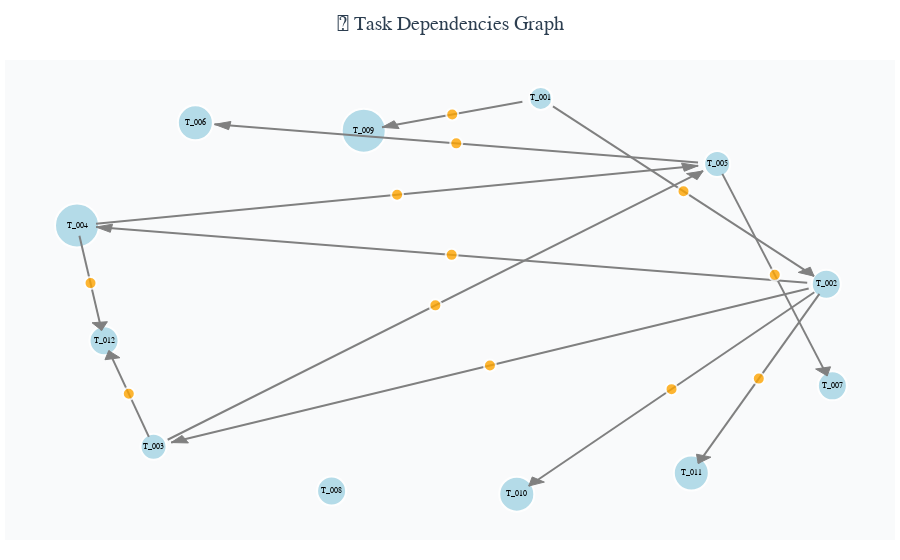

Here is the notebook cell this chart was saved with:
### Code cell
results, graph = await process_stories_interactive([
    "As a user, I want to search for products",
    "As an admin, I want to manage inventory"
])

### Figure 1 — Plotly figure (JSON) as saved in the notebook; plotly's stock layout.template omitted (floating-point values rounded to 4 significant figures)
{"data": [{"hoverinfo": "text", "hovertext": ["<b>Task:</b> Create search input field<br><b>Story Points:</b> 1<br><b>User Stories:</b> As a user, I want to search for products<br><b>Skills:</b> algorithm_design, backend_development, data_structures", "<b>Task:</b> Implement search query parsing<br><b>Story Points:</b> 3<br><b>User Stories:</b> As a user, I want to search for products<br><b>Skills:</b> algorithm_design, backend_development, data_structures", "<b>Task:</b> Design search results display<br><b>Story Points:</b> 2<br><b>User Stories:</b> As a user, I want to search for products<br><b>Skills:</b> algorithm_design, backend_development, data_structures", "<b>Task:</b> Build product indexing system<br><b>Story Points:</b> 8<br><b>User Stories:</b> As a user, I want to search for products<br><b>Skills:</b> frontend_development, javascript, ui_design", "<b>Task:</b> Test search functionality<br><b>Story Points:</b> 2<br><b>User Stories:</b> As a user, I want to search for products<br><b>Skills:</b> testing, unit_testing, automation_testing", "<b>Task:</b> Add filtering and sorting options<br><b>Story Points:</b> 5<br><b>User Stories:</b> As a user, I want to search for products<br><b>Skills:</b> Add filtering and sorting options", "<b>Task:</b> Implement search result pagination<br><b>Story Points:</b> 3<br><b>User Stories:</b> As a user, I want to search for products<br><b>Skills:</b> algorithm_design, backend_development, data_structures", "<b>Task:</b> Design inventory management interface<br><b>Story Points:</b> 3<br><b>User Stories:</b> As an admin, I want to manage inventory<br><b>Skills:</b> frontend_development, javascript, ui_design", "<b>Task:</b> Implement inventory CRUD operations<br><b>Story Points:</b> 8<br><b>User Stories:</b> As an admin, I want to manage inventory<br><b>Skills:</b> general_development", "<b>Task:</b> Create stock level tracking system<br><b>Story Points:</b> 5<br><b>User Stories:</b> As an admin, I want to manage inventory<br><b>Skills:</b> general_development", "<b>Task:</b> Build inventory history logging<br><b>Story Points:</b> 5<br><b>User Stories:</b> As an admin, I want to manage inventory<br><b>Skills:</b> frontend_development, javascript, ui_design", "<b>Task:</b> Set up low stock alert notifications<br><b>Story Points:</b> 3<br><b>User Stories:</b> As an admin, I want to manage inventory<br><b>Skills:</b> Set up low stock alert notifications"], "marker": {"color": "lightblue", "line": {"color": "white", "width": 2}, "opacity": 0.9, "size": [23, 29, 26, 44, 26, 35, 29, 29, 44, 35, 35, 29]}, "mode": "markers+text", "name": "Tasks", "text": ["T_001", "T_002", "T_003", "T_004", "T_005", "T_006", "T_007", "T_008", "T_009", "T_010", "T_011", "T_012"], "textfont": {"color": "black", "family": "Arial", "size": 8}, "textposition": "middle center", "type": "scatter", "x": [0.2454, 0.9843, -0.7561, -0.9542, 0.702, -0.6479, 1, -0.2955, -0.2124, 0.1836, 0.635, -0.8842], "y": [0.9985, 0.09961, -0.6875, 0.3833, 0.6815, 0.8801, -0.3923, -0.9011, 0.8423, -0.9163, -0.8143, -0.1738]}, {"hoverinfo": "skip", "line": {"color": "gray", "width": 2}, "mode": "lines", "showlegend": false, "type": "scatter", "x": [0.2772, 0.9525, null], "y": [0.9599, 0.1382, null]}, {"fill": "toself", "fillcolor": "gray", "hoverinfo": "skip", "line": {"color": "gray", "width": 1}, "mode": "lines", "showlegend": false, "type": "scatter", "x": [0.9525, 0.9426, 0.9117, 0.9525, null], "y": [0.1382, 0.1818, 0.1564, 0.1382, null]}, {"hoverinfo": "skip", "line": {"color": "gray", "width": 2}, "mode": "lines", "showlegend": false, "type": "scatter", "x": [0.9387, -0.7106, null], "y": [0.07901, -0.6669, null]}, {"fill": "toself", "fillcolor": "gray", "hoverinfo": "skip", "line": {"color": "gray", "width": 1}, "mode": "lines", "showlegend": false, "type": "scatter", "x": [-0.7106, -0.6659, -0.6824, -0.7106, null], "y": [-0.6669, -0.6686, -0.6322, -0.6669, null]}, {"hoverinfo": "skip", "line": {"color": "gray", "width": 2}, "mode": "lines", "showlegend": false, "type": "scatter", "x": [0.9348, -0.9047, null], "y": [0.1068, 0.3761, null]}, {"fill": "toself", "fillcolor": "gray", "hoverinfo": "skip", "line": {"color": "gray", "width": 1}, "mode": "lines", "showlegend": false, "type": "scatter", "x": [-0.9047, -0.868, -0.8622, -0.9047, null], "y": [0.3761, 0.3505, 0.3901, 0.3761, null]}, {"hoverinfo": "skip", "line": {"color": "gray", "width": 2}, "mode": "lines", "showlegend": false, "type": "scatter", "x": [-0.9049, 0.6528, null], "y": [0.3922, 0.6726, null]}, {"fill": "toself", "fillcolor": "gray", "hoverinfo": "skip", "line": {"color": "gray", "width": 1}, "mode": "lines", "showlegend": false, "type": "scatter", "x": [0.6528, 0.6099, 0.6169, 0.6528, null], "y": [0.6726, 0.6852, 0.6459, 0.6726, null]}, {"hoverinfo": "skip", "line": {"color": "gray", "width": 2}, "mode": "lines", "showlegend": false, "type": "scatter", "x": [-0.7197, 0.6655, null], "y": [-0.6532, 0.6473, null]}, {"fill": "toself", "fillcolor": "gray", "hoverinfo": "skip", "line": {"color": "gray", "width": 1}, "mode": "lines", "showlegend": false, "type": "scatter", "x": [0.6655, 0.6227, 0.65, 0.6655, null], "y": [0.6473, 0.6345, 0.6053, 0.6473, null]}, {"hoverinfo": "skip", "line": {"color": "gray", "width": 2}, "mode": "lines", "showlegend": false, "type": "scatter", "x": [0.6525, -0.5985, null], "y": [0.6888, 0.8728, null]}, {"fill": "toself", "fillcolor": "gray", "hoverinfo": "skip", "line": {"color": "gray", "width": 1}, "mode": "lines", "showlegend": false, "type": "scatter", "x": [-0.5985, -0.5618, -0.556, -0.5985, null], "y": [0.8728, 0.8472, 0.8868, 0.8728, null]}, {"hoverinfo": "skip", "line": {"color": "gray", "width": 2}, "mode": "lines", "showlegend": false, "type": "scatter", "x": [0.7153, 0.9866, null], "y": [0.6333, -0.3441, null]}, {"fill": "toself", "fillcolor": "gray", "hoverinfo": "skip", "line": {"color": "gray", "width": 1}, "mode": "lines", "showlegend": false, "type": "scatter", "x": [0.9866, 0.9952, 0.9567, 0.9866, null], "y": [-0.3441, -0.3002, -0.3109, -0.3441, null]}, {"hoverinfo": "skip", "line": {"color": "gray", "width": 2}, "mode": "lines", "showlegend": false, "type": "scatter", "x": [0.1981, -0.1651, null], "y": [0.9824, 0.8585, null]}, {"fill": "toself", "fillcolor": "gray", "hoverinfo": "skip", "line": {"color": "gray", "width": 1}, "mode": "lines", "showlegend": false, "type": "scatter", "x": [-0.1651, -0.1208, -0.1337, -0.1651, null], "y": [0.8585, 0.8525, 0.8903, 0.8585, null]}, {"hoverinfo": "skip", "line": {"color": "gray", "width": 2}, "mode": "lines", "showlegend": false, "type": "scatter", "x": [0.9533, 0.2145, null], "y": [0.06034, -0.877, null]}, {"fill": "toself", "fillcolor": "gray", "hoverinfo": "skip", "line": {"color": "gray", "width": 1}, "mode": "lines", "showlegend": false, "type": "scatter", "x": [0.2145, 0.255, 0.2236, 0.2145, null], "y": [-0.877, -0.858, -0.8332, -0.877, null]}, {"hoverinfo": "skip", "line": {"color": "gray", "width": 2}, "mode": "lines", "showlegend": false, "type": "scatter", "x": [0.9664, 0.6529, null], "y": [0.0529, -0.7676, null]}, {"fill": "toself", "fillcolor": "gray", "hoverinfo": "skip", "line": {"color": "gray", "width": 1}, "mode": "lines", "showlegend": false, "type": "scatter", "x": [0.6529, 0.6858, 0.6485, 0.6529, null], "y": [-0.7676, -0.7374, -0.7231, -0.7676, null]}, {"hoverinfo": "skip", "line": {"color": "gray", "width": 2}, "mode": "lines", "showlegend": false, "type": "scatter", "x": [-0.7682, -0.8721, null], "y": [-0.639, -0.2224, null]}, {"fill": "toself", "fillcolor": "gray", "hoverinfo": "skip", "line": {"color": "gray", "width": 1}, "mode": "lines", "showlegend": false, "type": "scatter", "x": [-0.8721, -0.8818, -0.843, -0.8721, null], "y": [-0.2224, -0.266, -0.2563, -0.2224, null]}, {"hoverinfo": "skip", "line": {"color": "gray", "width": 2}, "mode": "lines", "showlegend": false, "type": "scatter", "x": [-0.9479, -0.8904, null], "y": [0.3337, -0.1242, null]}, {"fill": "toself", "fillcolor": "gray", "hoverinfo": "skip", "line": {"color": "gray", "width": 1}, "mode": "lines", "showlegend": false, "type": "scatter", "x": [-0.8904, -0.8756, -0.9152, -0.8904, null], "y": [-0.1242, -0.08205, -0.08703, -0.1242, null]}, {"hoverinfo": "text", "hovertext": "<b>Dependency:</b> Create search input field → Implement search query parsing<br><b>rework Effort:</b> 2", "marker": {"color": "orange", "line": {"color": "white", "width": 2}, "opacity": 0.8, "size": 12}, "mode": "markers", "name": "Dependencies", "showlegend": false, "type": "scatter", "x": [0.6149], "y": [0.5491]}, {"hoverinfo": "text", "hovertext": "<b>Dependency:</b> Implement search query parsing → Design search results display<br><b>rework Effort:</b> 2", "marker": {"color": "orange", "line": {"color": "white", "width": 2}, "opacity": 0.8, "size": 12}, "mode": "markers", "name": "Dependencies", "showlegend": false, "type": "scatter", "x": [0.1141], "y": [-0.2939]}, {"hoverinfo": "text", "hovertext": "<b>Dependency:</b> Implement search query parsing → Build product indexing system<br><b>rework Effort:</b> 2", "marker": {"color": "orange", "line": {"color": "white", "width": 2}, "opacity": 0.8, "size": 12}, "mode": "markers", "name": "Dependencies", "showlegend": false, "type": "scatter", "x": [0.01507], "y": [0.2415]}, {"hoverinfo": "text", "hovertext": "<b>Dependency:</b> Build product indexing system → Test search functionality<br><b>rework Effort:</b> 2", "marker": {"color": "orange", "line": {"color": "white", "width": 2}, "opacity": 0.8, "size": 12}, "mode": "markers", "name": "Dependencies", "showlegend": false, "type": "scatter", "x": [-0.1261], "y": [0.5324]}, {"hoverinfo": "text", "hovertext": "<b>Dependency:</b> Design search results display → Test search functionality<br><b>rework Effort:</b> 2", "marker": {"color": "orange", "line": {"color": "white", "width": 2}, "opacity": 0.8, "size": 12}, "mode": "markers", "name": "Dependencies", "showlegend": false, "type": "scatter", "x": [-0.02707], "y": [-0.002992]}, {"hoverinfo": "text", "hovertext": "<b>Dependency:</b> Test search functionality → Add filtering and sorting options<br><b>rework Effort:</b> 2", "marker": {"color": "orange", "line": {"color": "white", "width": 2}, "opacity": 0.8, "size": 12}, "mode": "markers", "name": "Dependencies", "showlegend": false, "type": "scatter", "x": [0.02703], "y": [0.7808]}, {"hoverinfo": "text", "hovertext": "<b>Dependency:</b> Test search functionality → Implement search result pagination<br><b>rework Effort:</b> 2", "marker": {"color": "orange", "line": {"color": "white", "width": 2}, "opacity": 0.8, "size": 12}, "mode": "markers", "name": "Dependencies", "showlegend": false, "type": "scatter", "x": [0.851], "y": [0.1446]}, {"hoverinfo": "text", "hovertext": "<b>Dependency:</b> Create search input field → Implement inventory CRUD operations<br><b>rework Effort:</b> 2", "marker": {"color": "orange", "line": {"color": "white", "width": 2}, "opacity": 0.8, "size": 12}, "mode": "markers", "name": "Dependencies", "showlegend": false, "type": "scatter", "x": [0.01652], "y": [0.9204]}, {"hoverinfo": "text", "hovertext": "<b>Dependency:</b> Implement search query parsing → Create stock level tracking system<br><b>rework Effort:</b> 2", "marker": {"color": "orange", "line": {"color": "white", "width": 2}, "opacity": 0.8, "size": 12}, "mode": "markers", "name": "Dependencies", "showlegend": false, "type": "scatter", "x": [0.5839], "y": [-0.4083]}, {"hoverinfo": "text", "hovertext": "<b>Dependency:</b> Implement search query parsing → Build inventory history logging<br><b>rework Effort:</b> 2", "marker": {"color": "orange", "line": {"color": "white", "width": 2}, "opacity": 0.8, "size": 12}, "mode": "markers", "name": "Dependencies", "showlegend": false, "type": "scatter", "x": [0.8097], "y": [-0.3574]}, {"hoverinfo": "text", "hovertext": "<b>Dependency:</b> Design search results display → Set up low stock alert notifications<br><b>rework Effort:</b> 2", "marker": {"color": "orange", "line": {"color": "white", "width": 2}, "opacity": 0.8, "size": 12}, "mode": "markers", "name": "Dependencies", "showlegend": false, "type": "scatter", "x": [-0.8202], "y": [-0.4307]}, {"hoverinfo": "text", "hovertext": "<b>Dependency:</b> Build product indexing system → Set up low stock alert notifications<br><b>rework Effort:</b> 2", "marker": {"color": "orange", "line": {"color": "white", "width": 2}, "opacity": 0.8, "size": 12}, "mode": "markers", "name": "Dependencies", "showlegend": false, "type": "scatter", "x": [-0.9192], "y": [0.1047]}], "layout": {"hovermode": "closest", "margin": {"b": 20, "l": 5, "r": 5, "t": 60}, "paper_bgcolor": "white", "plot_bgcolor": "rgba(248,249,250,0.8)", "showlegend": false, "title": {"font": {"color": "#2C3E50", "family": "Arial", "size": 20}, "text": "🔗 Task Dependencies Graph", "x": 0.5}, "xaxis": {"showgrid": false, "showticklabels": false, "zeroline": false}, "yaxis": {"showgrid": false, "showticklabels": false, "zeroline": false}}}
